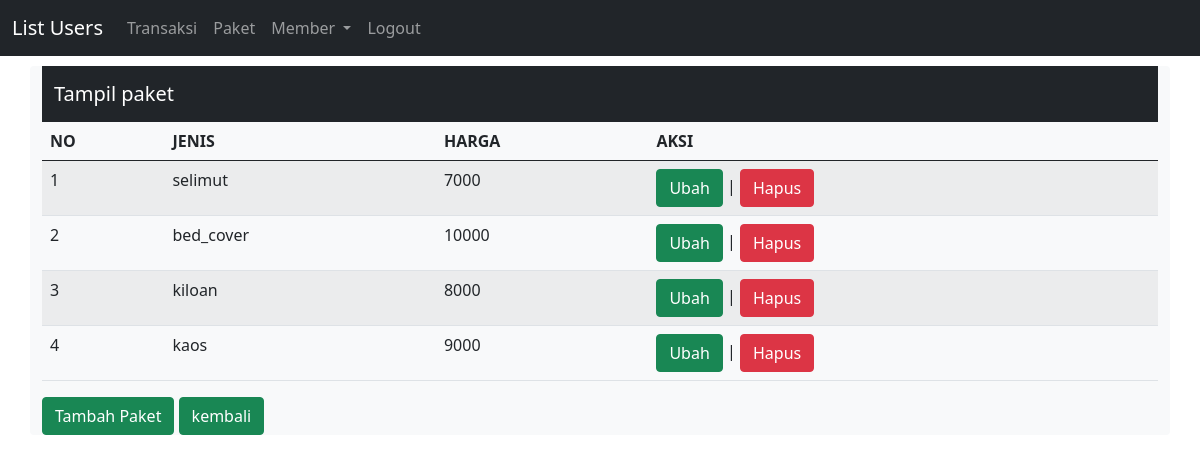
The page /tampil_paket.php (signed in) on the database its author committed.
### tables this page shows
CREATE TABLE `paket` (
  `id_paket` int(11) NOT NULL,
  `jenis` enum('kiloan','selimut','bed_cover','kaos') NOT NULL,
  `harga` int(11) NOT NULL
);

### tampil_paket.php (the view, shortened to what this page needs)
<html>
    <head>
        <link
    href="https://cdn.jsdelivr.net/npm/bootstrap@5.0.1/dist/css/bootstrap.min.css"
    rel="stylesheet"
>
    </head>
    <body>
    <?php
        include "header.php";
    ?>
    <nav class="navbar navbar-dark bg-dark">
                    <div class="container-fluid">
                    <a class="navbar-brand">Tampil paket</a>
            </div>
            </nav>
        <table class="table table-hover table-striped">
            <thead>
                <tr>
                    <th>NO</th><th>JENIS<th>HARGA</th>
                    <?php
                    if($_SESSION['role']=='admin'){
                    ?>
                    <th>AKSI</th>
                    <?php } ?>
                </tr>
            </thead>
            <tbody>
                <?php
                include "config.php";
                $qry_paket=mysqli_query($conn,"select * from paket");
                $no=0;
                while($data_paket=mysqli_fetch_array($qry_paket)){
                $no++;?>
                <tr>
                    <td><?=$no?></td>
                    <td><?=$data_paket['jenis']?></td>
                    <td><?=$data_paket['harga']?></td>
                    <?php
                    if($_SESSION['role'] == 'admin'){
                    ?>
                    <td><a href="ubah_paket.php?id=<?=$data_paket['id_paket']?>"
                    class="btn btn-success">Ubah</a> | <a
                    href="hapus_paket.php?id=<?=$data_paket['id_paket']?>"
                    onclick="return confirm('Apakah Anda yakin menghapus data ini?')"
                    class="btn btn-danger">Hapus</a></td>
                    <?php } ?>
                </tr>
                <?php
                }
                ?>
            </tbody>
        </table>
        <?php
        if($_SESSION['role'] == 'admin'){
        ?>
        <a href="Tambah_paket.php"
                    class="btn btn-success">Tambah Paket</a>
                    <?php }?>
                <?php
                if($_SESSION['role']=='kasir'){
                ?>
                <a href="home_kasir.php" class="btn btn-success">kembali</a>
                <?php }
                else{
                ?>
                <a href="home_admin.php" class="btn btn-success">kembali</a>
                <?php
                }
                ?>
    </body>
</html>

### rows shown on the page
paket: jenis "selimut", harga "7000"
paket: jenis "bed_cover", harga "10000"
paket: jenis "kiloan", harga "8000"
paket: jenis "kaos", harga "9000"
